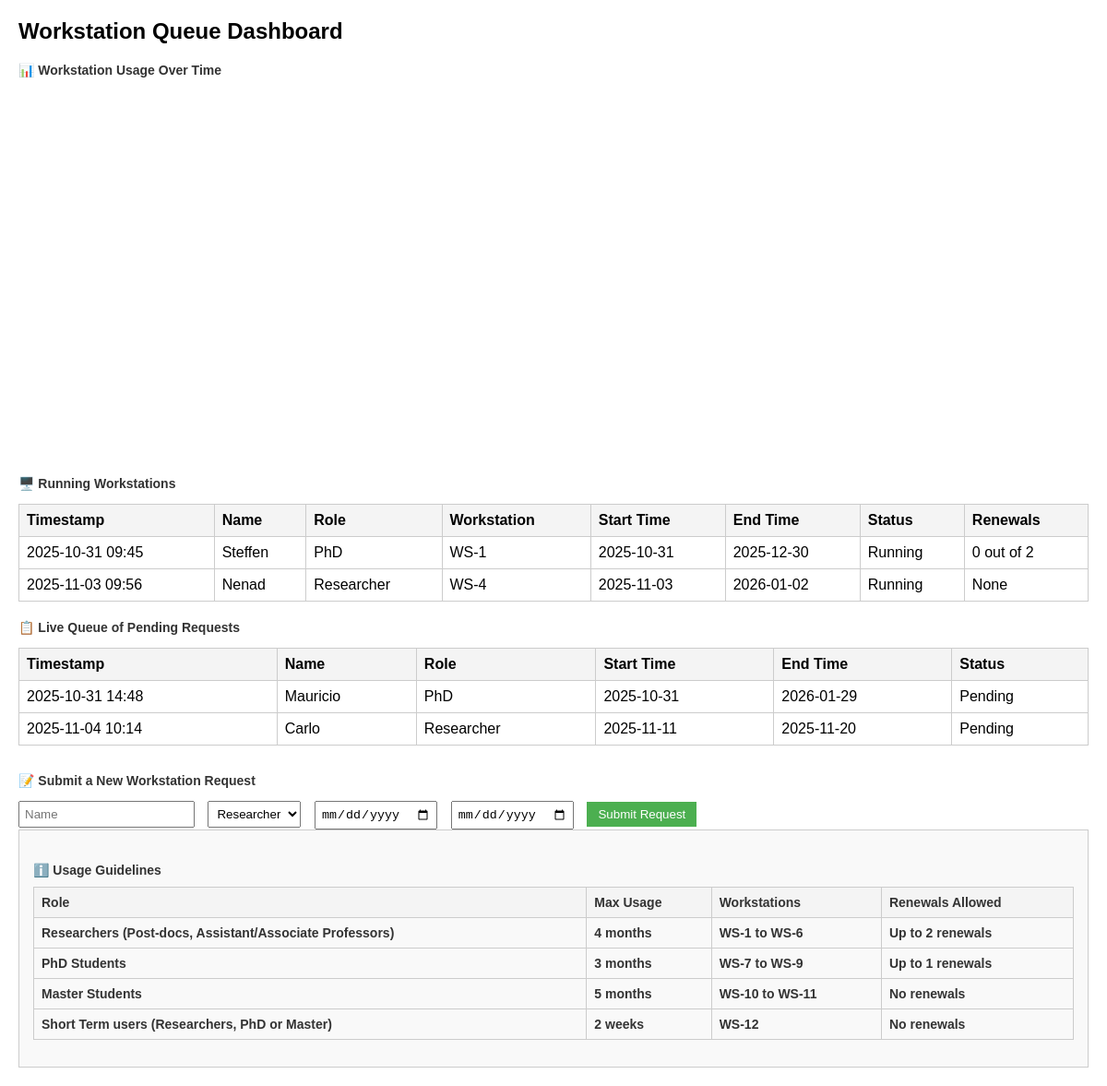
Page / (signed in) on the earlier database version.
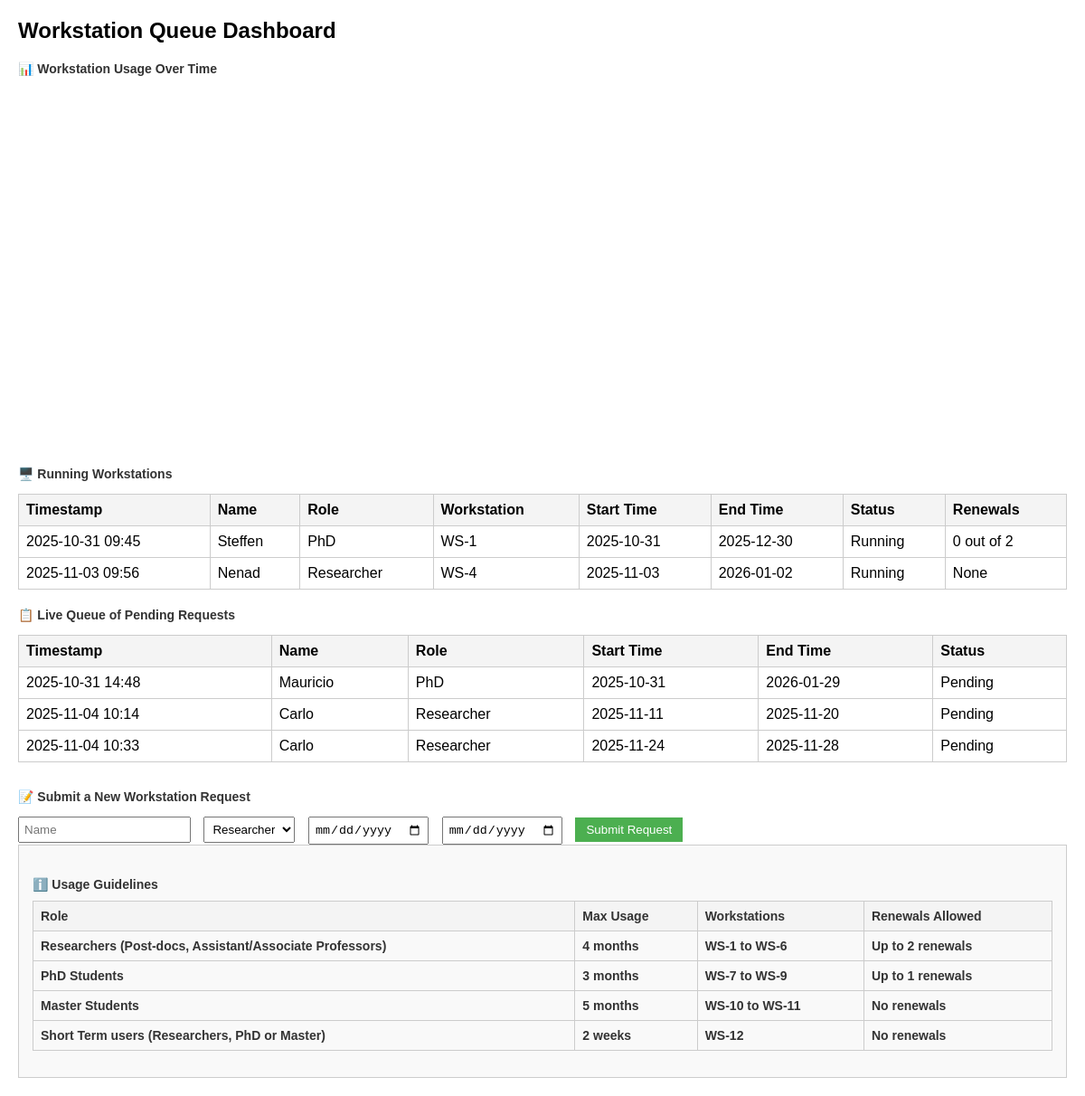
Same page on the later database version.
### app.py (models this page shows)
class Request(db.Model):
    id = db.Column(db.Integer, primary_key=True)
    timestamp = db.Column(db.DateTime, default=datetime.utcnow)
    name = db.Column(db.String(100))
    role = db.Column(db.String(50))
    start_time = db.Column(db.String(50))
    end_time = db.Column(db.String(50))
    status = db.Column(db.String(50), default="Pending")
    workstation = db.Column(db.String(50))
    renewals = db.Column(db.Integer)

### app.py (the view)
@app.route('/')
@login_required
def dashboard():
    Request.query.filter_by(status='Completed').delete()
    db.session.commit()
    pending_requests = (Request.query.filter_by(status='Pending').order_by(Request.role.asc(),Request.timestamp.asc()).all())
    running_requests = (Request.query.filter_by(status='Running').order_by(Request.role.asc(),Request.timestamp.asc()).all())
    chart_data = []
    for req in running_requests:
        chart_data.append({
            "name": req.name or "",
            "workstation": req.workstation or "",
            "start": str(req.start_time),
            "end": str(req.end_time),
            "renewals": req.renewals or "",
            "color": "blue" if req.role == "PhD" else "orange" if req.role == "Master" else "green"
        })
    return render_template('dashboard.html',
                           pending_requests=pending_requests,
                           running_requests=running_requests,
                           chart_data=chart_data)

### app.py (called while the page is built)
@login_manager.user_loader
def load_user(user_id):
    return User.query.get(int(user_id))

### templates/dashboard.html (shortened to what this page needs)
<!DOCTYPE html>
<html lang="en">
<head>
</head>
<body>
    <h1>Workstation Queue Dashboard</h1>
    <h2>📊 Workstation Usage Over Time</h2>
    <div id="usageChart" style="width:100%;height:400px;"></div>
    <h3>🖥️ Running Workstations</h3>
    <table>
        <tr><th>Timestamp</th><th>Name</th><th>Role</th><th>Workstation</th><th>Start Time</th><th>End Time</th><th>Status</th><th>Renewals</th></tr>
        {% for req in running_requests %}
        <tr>
            <td>{{ req.timestamp.strftime('%Y-%m-%d %H:%M') }}</td>
            <td>{{ req.name }}</td>
            <td>{{ req.role }}</td>
            <td>{{ req.workstation }}</td>
            <td>{{ req.start_time }}</td>
            <td>{{ req.end_time }}</td>
            <td>{{ req.status }}</td>
            <td>{{ req.renewals }}</td>
        </tr>
        {% endfor %}
    </table>
    <h3>📋 Live Queue of Pending Requests</h3>
    <table>
        <tr><th>Timestamp</th><th>Name</th><th>Role</th><th>Start Time</th><th>End Time</th><th>Status</th></tr>
        {% for req in pending_requests %}
        <tr>
            <td>{{ req.timestamp.strftime('%Y-%m-%d %H:%M') }}</td>
            <td>{{ req.name }}</td>
            <td>{{ req.role }}</td>
            <td>{{ req.start_time }}</td>
            <td>{{ req.end_time }}</td>
            <td>{{ req.status }}</td>
        </tr>
        {% endfor %}
    </table>
<div class="form-section">
<h3>📝 Submit a New Workstation Request</h3>
<form id="requestForm">
<input name="name" placeholder="Name" required="" type="text"/>
<select name="role">
<option value="Researcher">Researcher</option>
</select>
<input name="startTime" required="" type="date"/>
<input name="endTime" required="" type="date"/>
<button class="submit-btn" type="submit">Submit Request</button>
</form>
</div>
    <div style="background-color:#f9f9f9; padding:15px; border:1px solid #ccc; margin-bottom:20px;">
<h3>ℹ️ Usage Guidelines
<table border="1" style="width:100%; margin-top:10px; border-collapse:collapse;">
<thead>
<tr style="background-color:#f2f2f2;">
<th>Role</th>
<th>Max Usage</th>
<th>Workstations</th>
<th>Renewals Allowed</th>
</tr>
</thead>
<tbody>
<tr>
<td>Researchers (Post-docs, Assistant/Associate Professors)</td>
<td>4 months</td>
<td>WS-1 to WS-6</td>
<td>Up to 2 renewals</td>
</tr>
<tr>
<td>PhD Students</td>
<td>3 months</td>
<td>WS-7 to WS-9</td>
<td>Up to 1 renewals</td>
</tr>
<tr>
<td>Master Students</td>
<td>5 months</td>
<td>WS-10 to WS-11</td>
<td>No renewals</td>
</tr>
<tr>
<td>Short Term users (Researchers, PhD or Master)</td>
<td>2 weeks</td>
<td>WS-12</td>
<td>No renewals</td>
</tr>
</tbody>
</table>
</h3>
</body>
</html>

Differences in the rows shown:
added Request: timestamp "2025-11-04 10:33", name "Carlo", role "Researcher", start_time "2025-11-24", end_time "2025-11-28", status "Pending", shown under "📋 Live Queue of Pending Requests"
